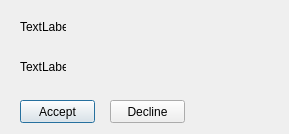
<?xml version="1.0" encoding="UTF-8"?>
<ui version="4.0">
 <class>ReqToDLdialog</class>
 <widget class="QDialog" name="ReqToDLdialog">
  <property name="geometry">
   <rect>
    <x>0</x>
    <y>0</y>
    <width>289</width>
    <height>134</height>
   </rect>
  </property>
  <property name="windowTitle">
   <string>Dialog</string>
  </property>
  <widget class="QPushButton" name="pushButtonAccept">
   <property name="geometry">
    <rect>
     <x>20</x>
     <y>100</y>
     <width>75</width>
     <height>23</height>
    </rect>
   </property>
   <property name="text">
    <string>Accept</string>
   </property>
  </widget>
  <widget class="QPushButton" name="pushButtonDecline">
   <property name="geometry">
    <rect>
     <x>110</x>
     <y>100</y>
     <width>75</width>
     <height>23</height>
    </rect>
   </property>
   <property name="text">
    <string>Decline</string>
   </property>
  </widget>
  <widget class="QLabel" name="labelFilename">
   <property name="geometry">
    <rect>
     <x>20</x>
     <y>20</y>
     <width>46</width>
     <height>13</height>
    </rect>
   </property>
   <property name="text">
    <string>TextLabel</string>
   </property>
  </widget>
  <widget class="QLabel" name="labelIp">
   <property name="geometry">
    <rect>
     <x>20</x>
     <y>60</y>
     <width>46</width>
     <height>13</height>
    </rect>
   </property>
   <property name="text">
    <string>TextLabel</string>
   </property>
  </widget>
 </widget>
 <resources/>
 <connections/>
</ui>
